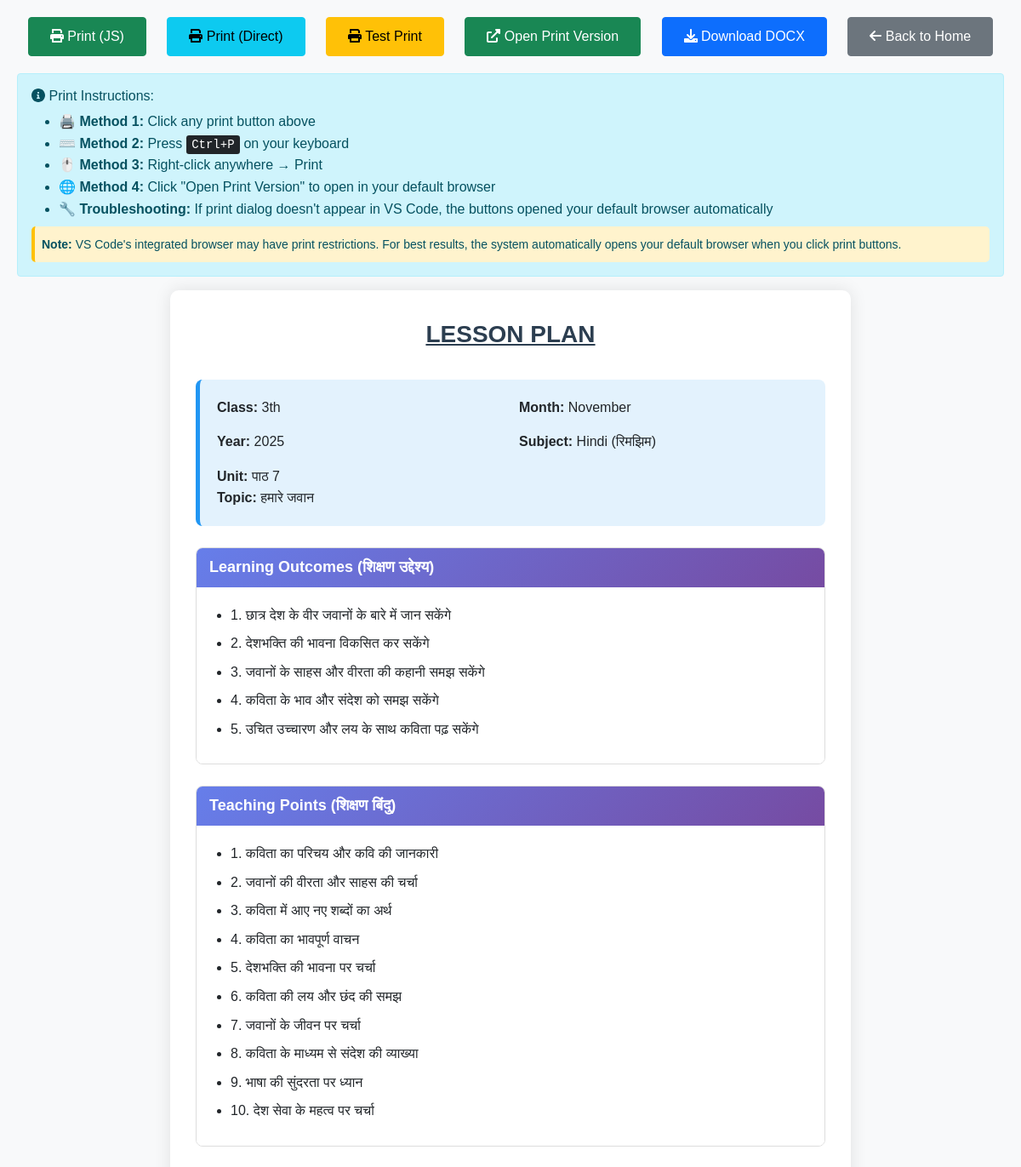
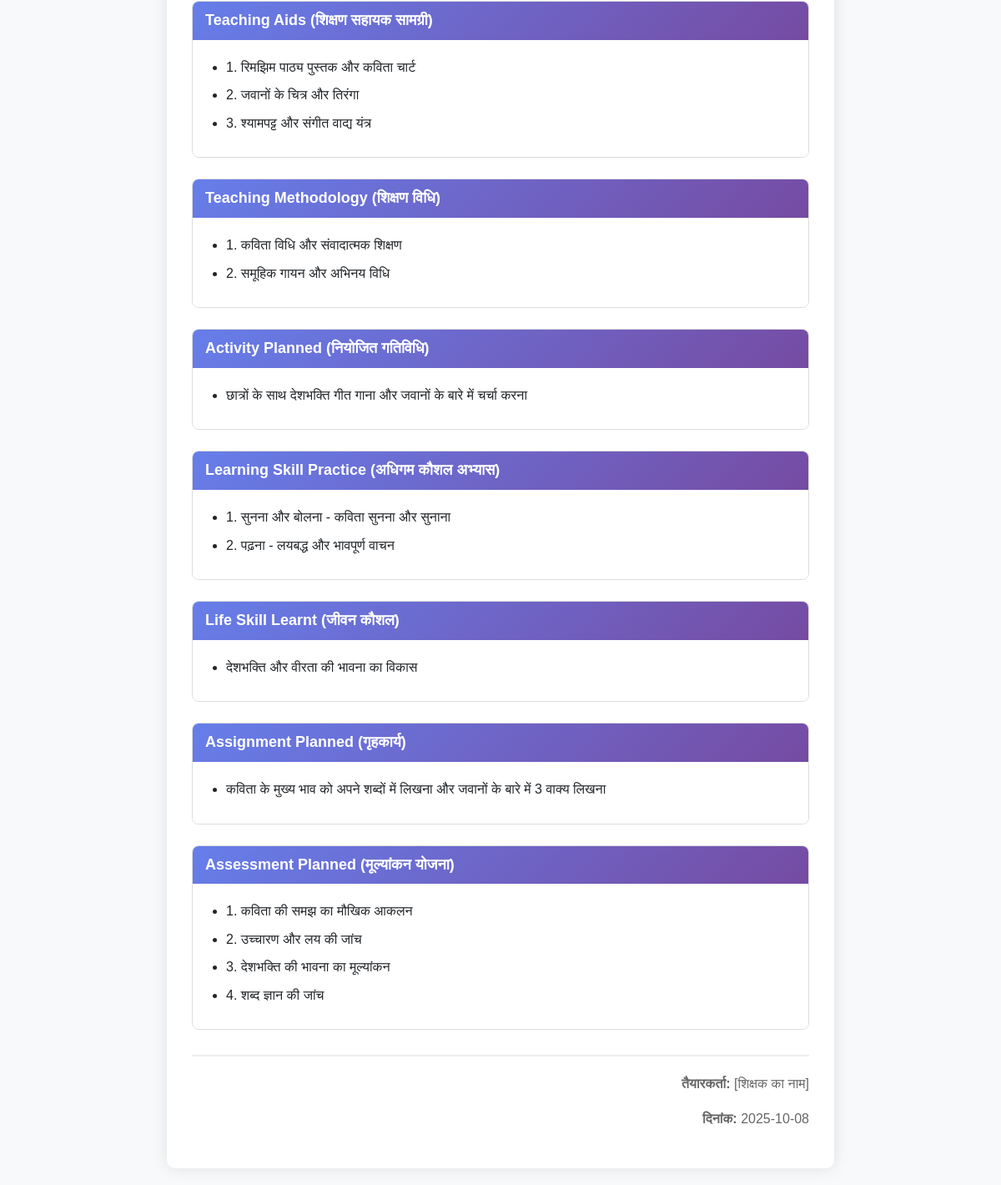
/lesson_plan/3/7, run on the app's committed database (2 pictures, top to bottom).
### tables this page shows
CREATE TABLE lesson_plans (
            id INTEGER PRIMARY KEY AUTOINCREMENT,
            class_num INTEGER,
            subject TEXT,
            chapter_num INTEGER,
            chapter_title TEXT,
            month TEXT,
            year INTEGER,
            unit TEXT,
            learning_outcomes TEXT,
            teaching_points TEXT,
            teaching_aids TEXT,
            teaching_methodology TEXT,
            activity_planned TEXT,
            learning_skill_practice TEXT,
            life_skill_learnt TEXT,
            assignment_planned TEXT,
            assessment_planned TEXT,
            created_at TIMESTAMP DEFAULT CURRENT_TIMESTAMP
        );

### app.py (the view)
@app.route('/lesson_plan/<int:class_num>/<int:chapter_num>')
def view_lesson_plan(class_num, chapter_num):
    conn = sqlite3.connect('lesson_plans.db')
    cursor = conn.cursor()
    cursor.execute('''
        SELECT * FROM lesson_plans
        WHERE class_num = ? AND chapter_num = ?
    ''', (class_num, chapter_num))
    lesson_plan = cursor.fetchone()
    conn.close()
    if not lesson_plan:
        return "Lesson plan not found!", 404
    columns = ['id', 'class_num', 'subject', 'chapter_num', 'chapter_title',
               'month', 'year', 'unit', 'learning_outcomes', 'teaching_points',
               'teaching_aids', 'teaching_methodology', 'activity_planned',
               'learning_skill_practice', 'life_skill_learnt', 'assignment_planned',
               'assessment_planned', 'created_at']
    lesson_data = dict(zip(columns, lesson_plan))
    return render_template('lesson_plan.html', lesson=lesson_data)

### templates/lesson_plan.html (shortened to what this page needs)
<!DOCTYPE html>
<html lang="en">
<head>
    <link href="https://cdn.jsdelivr.net/npm/bootstrap@5.1.3/dist/css/bootstrap.min.css" rel="stylesheet">
    <link href="https://cdnjs.cloudflare.com/ajax/libs/font-awesome/6.0.0/css/all.min.css" rel="stylesheet">
</head>
<body>
    <div class="action-buttons">
        <button id="printBtn" class="btn btn-success btn-custom">
            <i class="fas fa-print"></i> Print (JS)
        </button>
        <button onclick="window.print()" class="btn btn-info btn-custom">
            <i class="fas fa-print"></i> Print (Direct)
        </button>
        <button onclick="testPrint()" class="btn btn-warning btn-custom">
            <i class="fas fa-print"></i> Test Print
        </button>
        <a href="/print/{{ lesson.class_num }}/{{ lesson.chapter_num }}" target="_blank" class="btn btn-success btn-custom">
            <i class="fas fa-external-link-alt"></i> Open Print Version
        </a>
        <a href="/download/{{ lesson.class_num }}/{{ lesson.chapter_num }}" class="btn btn-primary btn-custom">
            <i class="fas fa-download"></i> Download DOCX
        </a>
        <a href="/" class="btn btn-secondary btn-custom">
            <i class="fas fa-arrow-left"></i> Back to Home
        </a>
    </div>
    <div class="alert alert-info no-print mt-3">
        <h6><i class="fas fa-info-circle"></i> Print Instructions:</h6>
        <ul class="mb-0">
            <li><strong>🖨️ Method 1:</strong> Click any print button above</li>
            <li><strong>⌨️ Method 2:</strong> Press <kbd>Ctrl+P</kbd> on your keyboard</li>
            <li><strong>🖱️ Method 3:</strong> Right-click anywhere → Print</li>
            <li><strong>🌐 Method 4:</strong> Click "Open Print Version" to open in your default browser</li>
            <li><strong>🔧 Troubleshooting:</strong> If print dialog doesn't appear in VS Code, the buttons opened your default browser automatically</li>
        </ul>
        <div class="mt-2 p-2" style="background: #fff3cd; border-radius: 5px; border-left: 4px solid #ffc107;">
            <small><strong>Note:</strong> VS Code's integrated browser may have print restrictions. For best results, the system automatically opens your default browser when you click print buttons.</small>
        </div>
    </div>
    <div class="lesson-plan-container">
        <div class="header">LESSON PLAN</div>
        <div class="basic-info">
            <div class="info-grid">
                <div class="info-item"><strong>Class:</strong> {{ lesson.class_num }}th</div>
                <div class="info-item"><strong>Month:</strong> {{ lesson.month }}</div>
                <div class="info-item"><strong>Year:</strong> {{ lesson.year }}</div>
                <div class="info-item"><strong>Subject:</strong> {{ lesson.subject }}</div>
            </div>
            <div style="margin-top: 15px;">
                <div class="info-item"><strong>Unit:</strong> {{ lesson.unit }}</div>
                <div class="info-item"><strong>Topic:</strong> {{ lesson.chapter_title }}</div>
            </div>
        </div>
        <div class="section">
            <h3 class="section-title">Learning Outcomes (शिक्षण उद्देश्य)</h3>
            <div class="section-content">
                <ul>
                    {% for outcome in lesson.learning_outcomes.split('\n') %}
                        {% if outcome.strip() %}
                            <li>{{ outcome.strip() }}</li>
                        {% endif %}
                    {% endfor %}
                </ul>
            </div>
        </div>
        <div class="section">
            <h3 class="section-title">Teaching Points (शिक्षण बिंदु)</h3>
            <div class="section-content">
                <ul>
                    {% for point in lesson.teaching_points.split('\n') %}
                        {% if point.strip() %}
                            <li>{{ point.strip() }}</li>
                        {% endif %}
                    {% endfor %}
                </ul>
            </div>
        </div>
        <div class="section">
            <h3 class="section-title">Teaching Aids (शिक्षण सहायक सामग्री)</h3>
            <div class="section-content">
                <ul>
                    {% for aid in lesson.teaching_aids.split('\n') %}
                        {% if aid.strip() %}
                            <li>{{ aid.strip() }}</li>
                        {% endif %}
                    {% endfor %}
                </ul>
            </div>
        </div>
        <div class="section">
            <h3 class="section-title">Teaching Methodology (शिक्षण विधि)</h3>
            <div class="section-content">
                <ul>
                    {% for method in lesson.teaching_methodology.split('\n') %}
                        {% if method.strip() %}
                            <li>{{ method.strip() }}</li>
                        {% endif %}
                    {% endfor %}
                </ul>
            </div>
        </div>
        <div class="section">
            <h3 class="section-title">Activity Planned (नियोजित गतिविधि)</h3>
            <div class="section-content">
                <ul>
                    <li>{{ lesson.activity_planned }}</li>
                </ul>
            </div>
        </div>
        <div class="section">
            <h3 class="section-title">Learning Skill Practice (अधिगम कौशल अभ्यास)</h3>
            <div class="section-content">
                <ul>
                    {% for skill in lesson.learning_skill_practice.split('\n') %}
                        {% if skill.strip() %}
                            <li>{{ skill.strip() }}</li>
                        {% endif %}
                    {% endfor %}
                </ul>
            </div>
        </div>
        <div class="section">
            <h3 class="section-title">Life Skill Learnt (जीवन कौशल)</h3>
            <div class="section-content">
                <ul>
                    <li>{{ lesson.life_skill_learnt }}</li>
                </ul>
            </div>
        </div>
        <div class="section">
            <h3 class="section-title">Assignment Planned (गृहकार्य)</h3>
            <div class="section-content">
                <ul>
                    <li>{{ lesson.assignment_planned }}</li>
                </ul>
            </div>
        </div>
        <div class="section">
            <h3 class="section-title">Assessment Planned (मूल्यांकन योजना)</h3>
            <div class="section-content">
                <ul>
                    {% for assessment in lesson.assessment_planned.split('\n') %}
                        {% if assessment.strip() %}
                            <li>{{ assessment.strip() }}</li>
                        {% endif %}
                    {% endfor %}
                </ul>
            </div>
        </div>
        <div class="footer-info">
            <p><strong>तैयारकर्ता:</strong> [शिक्षक का नाम]</p>
            <p><strong>दिनांक:</strong> {{ lesson.created_at.split(' ')[0] if lesson.created_at else 'आज की तारीख' }}</p>
        </div>
    </div>
</body>
</html>

### templates/lesson_plan.html (style rules this page uses)
body { font-family: Arial, sans-serif; margin: 20px; line-height: 1.6; background-color: #f8f9fa; }
.lesson-plan-container { background: white; padding: 30px; border-radius: 10px; box-shadow: 0 0 20px rgba(0,0,0,0.1); max-width: 800px; margin: 0 auto; }
.header { text-align: center; font-size: 28px; font-weight: bold; margin-bottom: 30px; text-decoration: underline; color: #2c3e50; }
.basic-info { background: #e3f2fd; padding: 20px; border-radius: 8px; margin-bottom: 25px; border-left: 5px solid #2196f3; }
.info-grid { display: grid; grid-template-columns: 1fr 1fr; gap: 15px; }
.info-item { font-weight: 500; }
.section { margin-bottom: 25px; border: 1px solid #ddd; border-radius: 8px; overflow: hidden; }
.section-title { font-weight: bold; font-size: 18px; background: linear-gradient(135deg, #667eea 0%, #764ba2 100%); color: white; padding: 12px 15px; margin: 0; }
.section-content { padding: 20px; background: white; }
.section-content ul { margin: 0; padding-left: 20px; }
.section-content li { margin-bottom: 8px; line-height: 1.6; }
.footer-info { text-align: right; margin-top: 30px; padding-top: 20px; border-top: 2px solid #eee; color: #666; }
.action-buttons { text-align: center; margin-bottom: 20px; }
.btn-custom { margin: 0 10px; padding: 10px 25px; }

### data on the page
lesson_plans: class_num "3", month "November", year "2025", subject "Hindi (रिमझिम)", unit "पाठ 7", chapter_title "हमारे जवान", activity_planned "छात्रों के साथ देशभक्ति गीत गाना और जवानों के बारे में चर्चा करना", life_skill_learnt "देशभक्ति और वीरता की भावना का विकास", assignment_planned "कविता के मुख्य भाव को अपने शब्दों में लिखना और जवानों के बारे में 3 वाक्य लिखना", created_at "2025-10-08"

### other printed values
{{ outcome.strip() }} "1. छात्र देश के वीर जवानों के बारे में जान सकेंगे" "2. देशभक्ति की भावना विकसित कर सकेंगे" "3. जवानों के साहस और वीरता की कहानी समझ सकेंगे" "4. कविता के भाव और संदेश को समझ सकेंगे" "5. उचित उच्चारण और लय के साथ कविता पढ़ सकेंगे"
{{ point.strip() }} "1. कविता का परिचय और कवि की जानकारी" "2. जवानों की वीरता और साहस की चर्चा" "3. कविता में आए नए शब्दों का अर्थ" "4. कविता का भावपूर्ण वाचन" "5. देशभक्ति की भावना पर चर्चा" "6. कविता की लय और छंद की समझ" "7. जवानों के जीवन पर चर्चा" "8. कविता के माध्यम से संदेश की व्याख्या" "9. भाषा की सुंदरता पर ध्यान" "10. देश सेवा के महत्व पर चर्चा"
{{ aid.strip() }} "1. रिमझिम पाठ्य पुस्तक और कविता चार्ट" "2. जवानों के चित्र और तिरंगा" "3. श्यामपट्ट और संगीत वाद्य यंत्र"
{{ method.strip() }} "1. कविता विधि और संवादात्मक शिक्षण" "2. समूहिक गायन और अभिनय विधि"
{{ skill.strip() }} "1. सुनना और बोलना - कविता सुनना और सुनाना" "2. पढ़ना - लयबद्ध और भावपूर्ण वाचन"
{{ assessment.strip() }} "1. कविता की समझ का मौखिक आकलन" "2. उच्चारण और लय की जांच" "3. देशभक्ति की भावना का मूल्यांकन" "4. शब्द ज्ञान की जांच"
